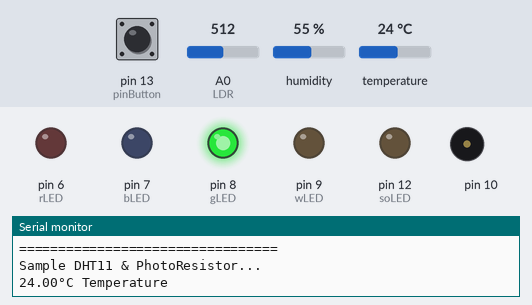
Simulated run of this sketch. Board: Arduino Uno, built with avr-gcc and run on an emulated ATmega328P. Parts: output pins drawn as LEDs (lit = HIGH), buzzer (waves = sounding), the last lines printed to the serial monitor. The test bench sets the inputs (shaded band); at power-on: pin 13 (pinButton) LOW, temperature 24 °C, A0 (LDR) = 512, humidity 55 %.

Above: at 1.7 s.
1.8 s: pin 13 (pinButton) pulled HIGH for 3.2 s
At 5.6 s:
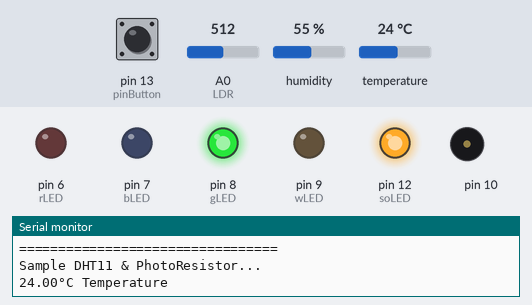
6.5 s: temperature set to 34 °C
8.4 s: temperature set to 37 °C
At 10.5 s:
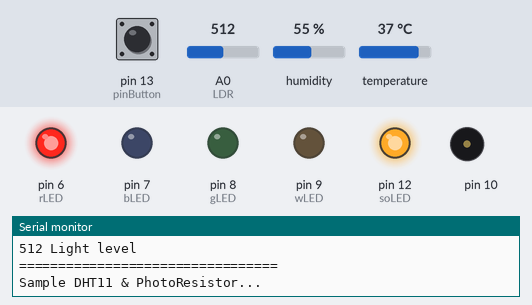
10.9 s: A0 (LDR) set to 11
12.4 s: A0 (LDR) set to 8
At 13.5 s:
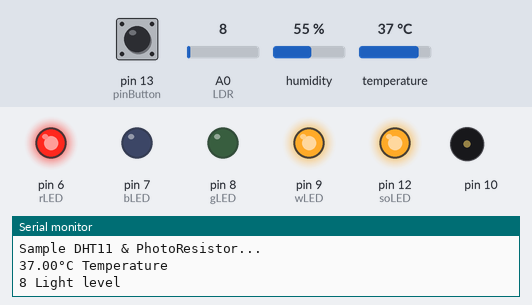
14.1 s: pin 13 (pinButton) pulled HIGH for 0.65 s
At 15.6 s:
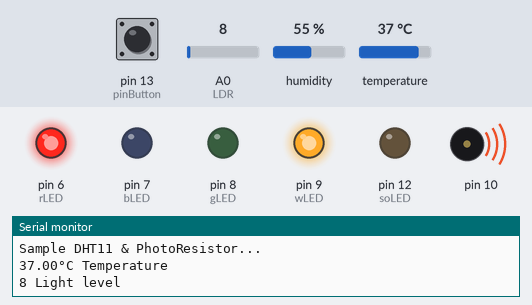
Timing chart, 0 to 17.1 s (numbered marks = the images above; inputs shaded):
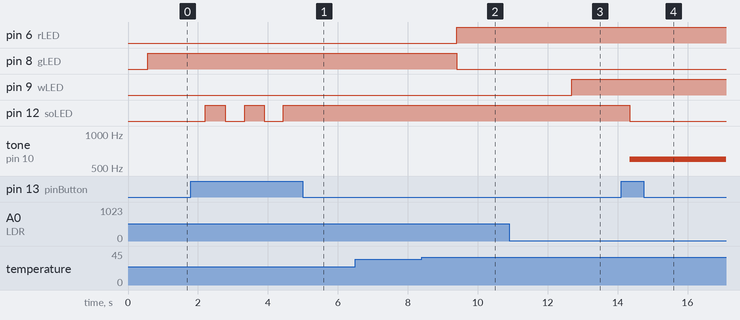

Measured:
- the behaviour switches between 35 and 36 °C on temperature (found by bisection; images 1 and 2)
- the behaviour switches between 10 and 9 on A0 (LDR) (found by bisection; images 2 and 3)
- after the input at 1.8 s, pin 12 (soLED): alternates HIGH for 0.56 s and LOW for 0.55 s, 5 changes in all, then stays HIGH, starting after 0.41 s
- after the input at 8.4 s, pin 6 (rLED): LOW → HIGH after 1.0 s; pin 8 (gLED): HIGH → LOW after 1.0 s
- after the input at 12.4 s, pin 9 (wLED): LOW → HIGH after 0.29 s
- after the input at 14.1 s, pin 12 (soLED): HIGH → LOW after 0.25 s; tone on pin 10: silent → 600 Hz after 0.25 s

The sketch:

ArduinoDueDataSender.ino
```cpp
// C++ code
#include <Wire.h>
#include "DHT.h"
#define DHTPIN 4
#define DHTTYPE DHT11   // DHT 11
DHT dht(DHTPIN, DHTTYPE);


float tmmp = 0.0F;
char tmpBuff[7];

bool onSound = false;

int wLED = 9;
int lightLevel = 0;
int LDR = A0;
//int TMP = A1;
int rLED = 6;
int bLED = 7;
int gLED = 8;
int sensorPin = A1;
const int pinButton = 13;
int soLED = 12 ;
float temp;

void setup() {
  delay(500);
  Wire.begin(8); // any 7-bit Slave address
  Wire.onRequest(requestEvent); //Interrupt for handling incomming requests

  Serial.begin(9600);
  Serial.println(F("DHT11 test!"));
  dht.begin();
  pinMode(wLED, OUTPUT);
  pinMode(rLED, OUTPUT);
  pinMode(bLED, OUTPUT);
  pinMode(gLED, OUTPUT);
  pinMode(pinButton, INPUT);
  pinMode(soLED, OUTPUT);
}

void loop() {

  float temperatureC = dht.readTemperature();     // read temperature
  temp = temperatureC;
// start working...
  Serial.println("=================================");
  Serial.println("Sample DHT11 & PhotoResistor...");

  Serial.print(temperatureC);
  Serial.println(F("°C Temperature"));

  lightLevel = analogRead(LDR);
  Serial.print(lightLevel);  Serial.println(" Light level");

  if (lightLevel < 10) {
    digitalWrite(wLED, HIGH);
  } else {
    digitalWrite(wLED, LOW);
  }


  int stateButton = digitalRead(pinButton);
  if(stateButton == HIGH) {
     Serial.println("PRESSED");
    if(onSound == true){
      onSound=false;
    }
    else{
      onSound=true;
    }
  }


  if(onSound == true){
    digitalWrite(soLED, HIGH);
  }else{
    digitalWrite(soLED, LOW);
  }


  if ((int)temperatureC < 0 && (int)temperatureC > -20) {
    digitalWrite(rLED, LOW);
    digitalWrite(gLED, LOW);
    digitalWrite(bLED, HIGH);


  } else if ((int)temperatureC >= 0 && (int)temperatureC < 15){
    digitalWrite(bLED, LOW);
    digitalWrite(rLED, LOW);
    digitalWrite(gLED, HIGH);
    noTone(10);

  } else if((int)temperatureC >= 15 && (int)temperatureC < 25) {
    digitalWrite(rLED, LOW);
    digitalWrite(bLED, LOW);
    digitalWrite(gLED, HIGH);
    noTone(10);

  }else if((int)temperatureC >= 25 && (int)temperatureC < 36) {
    digitalWrite(rLED, LOW);
    digitalWrite(bLED, LOW);
    digitalWrite(gLED, HIGH);
    noTone(10);

  }
  else if((int)temperatureC <= -20){
    digitalWrite(rLED, LOW);
    digitalWrite(gLED, LOW);
    digitalWrite(bLED, HIGH);

    if(onSound != true){
       tone(10,500);
    }
    else{
      noTone(10);
    }

  }

  else if((int)temperatureC > 35){
    digitalWrite(rLED, HIGH);
    digitalWrite(bLED, LOW);
    digitalWrite(gLED, LOW);


    if(onSound != true){
        tone(10,600);
   }
   else{
      noTone(10);
    }

  }


  delay(500);

}

void requestEvent() {

  dtostrf(temp,7,2, tmpBuff);
  Wire.write(tmpBuff);


}
```
